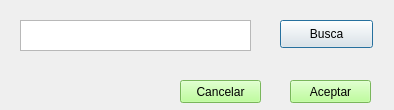
<?xml version="1.0" encoding="UTF-8"?>
<ui version="4.0">
 <class>Dialog</class>
 <widget class="QDialog" name="Dialog">
  <property name="geometry">
   <rect>
    <x>0</x>
    <y>0</y>
    <width>394</width>
    <height>110</height>
   </rect>
  </property>
  <property name="windowTitle">
   <string>Dialog</string>
  </property>
  <widget class="QPlainTextEdit" name="text_titular">
   <property name="geometry">
    <rect>
     <x>20</x>
     <y>20</y>
     <width>231</width>
     <height>31</height>
    </rect>
   </property>
  </widget>
  <widget class="QPushButton" name="btn_busca">
   <property name="geometry">
    <rect>
     <x>280</x>
     <y>20</y>
     <width>93</width>
     <height>28</height>
    </rect>
   </property>
   <property name="text">
    <string>Busca</string>
   </property>
  </widget>
  <widget class="QPushButton" name="btn_aceptar">
   <property name="geometry">
    <rect>
     <x>290</x>
     <y>80</y>
     <width>81</width>
     <height>23</height>
    </rect>
   </property>
   <property name="styleSheet">
    <string notr="true">background-color:rgb(170, 255, 127)</string>
   </property>
   <property name="text">
    <string>Aceptar</string>
   </property>
  </widget>
  <widget class="QPushButton" name="btn_cancelar">
   <property name="geometry">
    <rect>
     <x>180</x>
     <y>80</y>
     <width>81</width>
     <height>23</height>
    </rect>
   </property>
   <property name="styleSheet">
    <string notr="true">background-color:rgb(170, 255, 127)</string>
   </property>
   <property name="text">
    <string>Cancelar</string>
   </property>
  </widget>
 </widget>
 <resources/>
 <connections/>
</ui>
